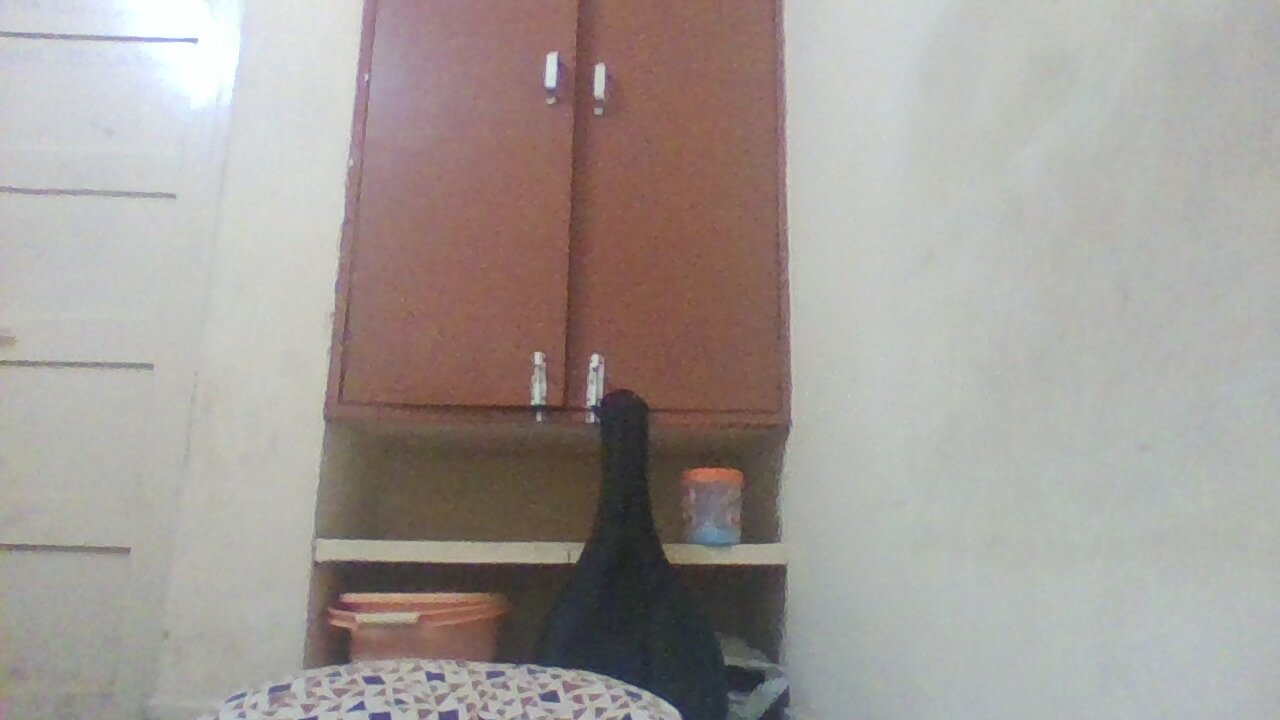
//> input picture hawkeye c++/avgsub/images/1.jpg, 1280 x 720 px
$ ./contour ../../avgsub/images/1.jpg   (built with g++ and OpenCV 4)
//> lines starting //> are read from the running program, lines starting //| are printed output that depends on the picture; after the words box and inside, x2 and y2 are one past the last pixel; in counts of white or black regions, pixels touching at a corner belong together
#include "opencv2/imgcodecs.hpp"
#include "opencv2/highgui/highgui.hpp"
#include "opencv2/imgproc/imgproc.hpp"
#include <iostream>
#include <stdio.h>
#include <stdlib.h>

using namespace cv;
using namespace std;

Mat src;
Mat src_gray;
int thresh = 100;
int max_thresh = 255;
RNG rng(12345);

int main(int argc, char** argv)
{
	src = imread(argv[1],0);
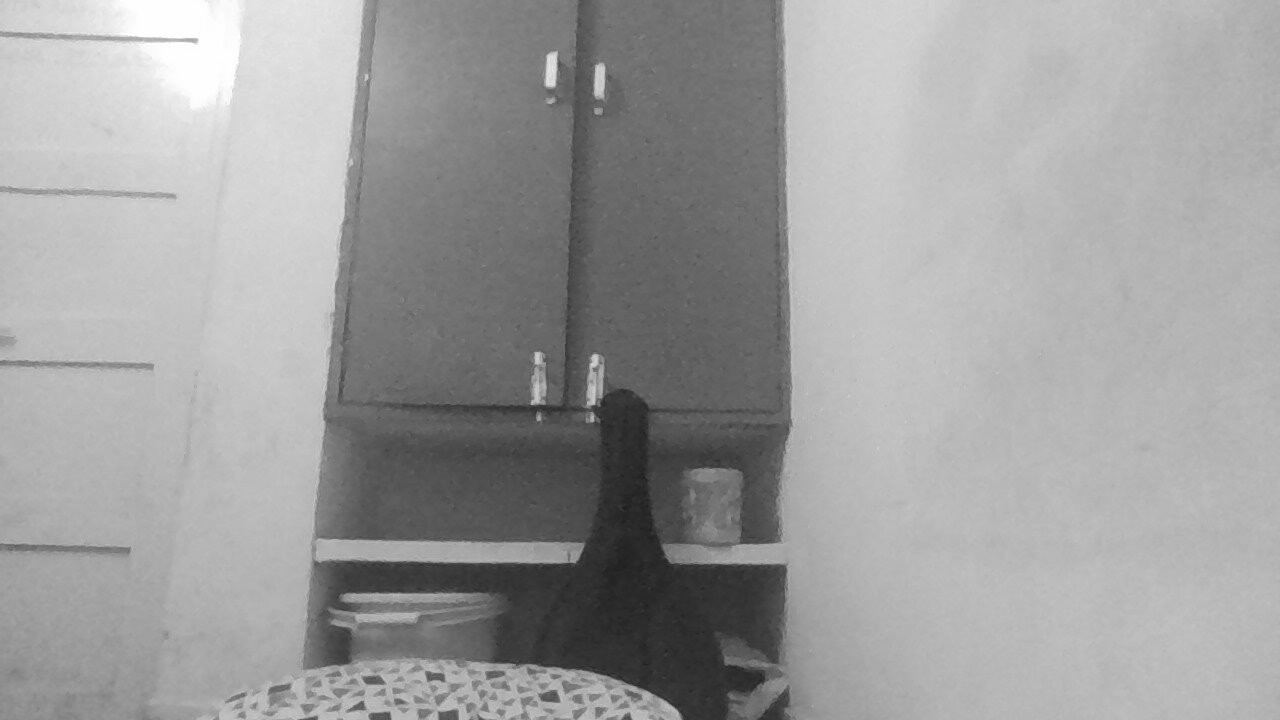
//> src: 720 rows x 1280 cols, CV_8UC1; min 28, max 255, mean 158


	Canny(src,src, 50, 150, 3);
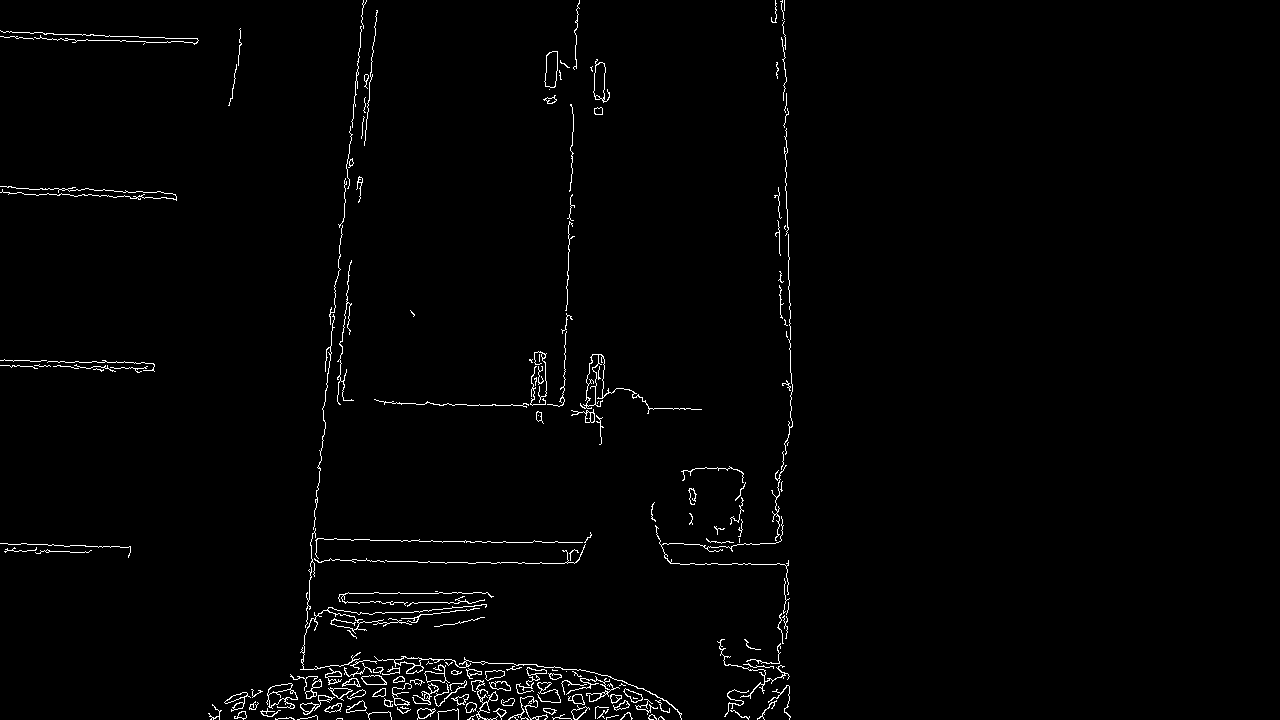
//> src: 720 rows x 1280 cols, CV_8UC1; 1.5% white in thin lines or dots, all inside (x1, y1, x2, y2) = (0, 0, 793, 720)
	imshow("src", src);
	vector<vector<Point> > contours;
	vector<Vec4i> hierarchy;
	findContours(src, contours, hierarchy, RETR_TREE, CHAIN_APPROX_SIMPLE, Point(0,0));
//> contours = 286 contours, 177 with area under 20; largest, box (x1, y1, x2, y2) and area: (266, 683, 298, 709) 434, (580, 354, 702, 414) 425, (586, 354, 599, 407) 375, (544, 51, 558, 88) 374, (544, 51, 558, 88) 368
	vector<RotatedRect> minRect(contours.size());
	vector<Point2f>center(contours.size());
	vector<float>radius(contours.size());
	for( size_t i = 0; i < contours.size(); i++)
	{
		if(contours[i].size() > 5)
			minRect[i] = fitEllipse(Mat(contours[i]));
		minEnclosingCircle(contours[i],center[i],radius[i]);
	}
//> after the loop, minRect = 286 RotatedRects (x, y, width, height, angle), first 8: [0, 0, 0, 0, 0], [339.2, 718.5, 0, 1, 0], [284.6, 718.9, 4.12, 17.63, 90.05], [661.3, 717.8, 3.89, 7.06, 81.56], [610.5, 716.8, 2.05, 13.32, 75.37], [470.5, 717.1, 1.32, 8.75, 55.4], [307.4, 717, 7.81, 19.4, 92.64], [651.7, 717.1, 5.62, 7.98, 110.9]; center = 286 Points (x, y), first 12: [472.5, 718.5], [339, 718.5], [284.5, 718.5], [661, 718.5], [612, 717], [470.5, 717], [307, 717.5], [652.1, 717.8], [561.5, 718], [625.9, 717.3], [378.5, 715.5], [239.8, 715]; radius = 286 values, max 156.7 at index 143, min 0.0001 at index 119, mean 14.69
	Mat drawing = Mat::zeros(src.size(),CV_8UC3);
	for( size_t i = 0; i < contours.size(); i++)
	{
		Scalar color = Scalar(rng.uniform(0,255),rng.uniform(0,255),rng.uniform(0,255));
		Size2f s = minRect[i].size;
		if(contours[i].size() > 5 && s.width/s.height > 0.7 && s.width/s.height < 1.4 && s.width > 3 && s.height > 3 && contourArea(contours[i])/(s.width*s.height) > 0.6 && contourArea(contours[i])/(s.width*s.height) < 0.8 && arcLength(contours[i],true)/(2*CV_PI*radius[i])>0.8 && arcLength(contours[i],true)/(2*CV_PI*radius[i]) < 1.2)
			drawContours(drawing, contours, (int)i, color, 2, 8, hierarchy, 0, Point());


	}
//> this loop made 286 passes
//> s on passes 1 to 3: Size(0, 0), Size(0, 1), Size(4.12, 17.63)
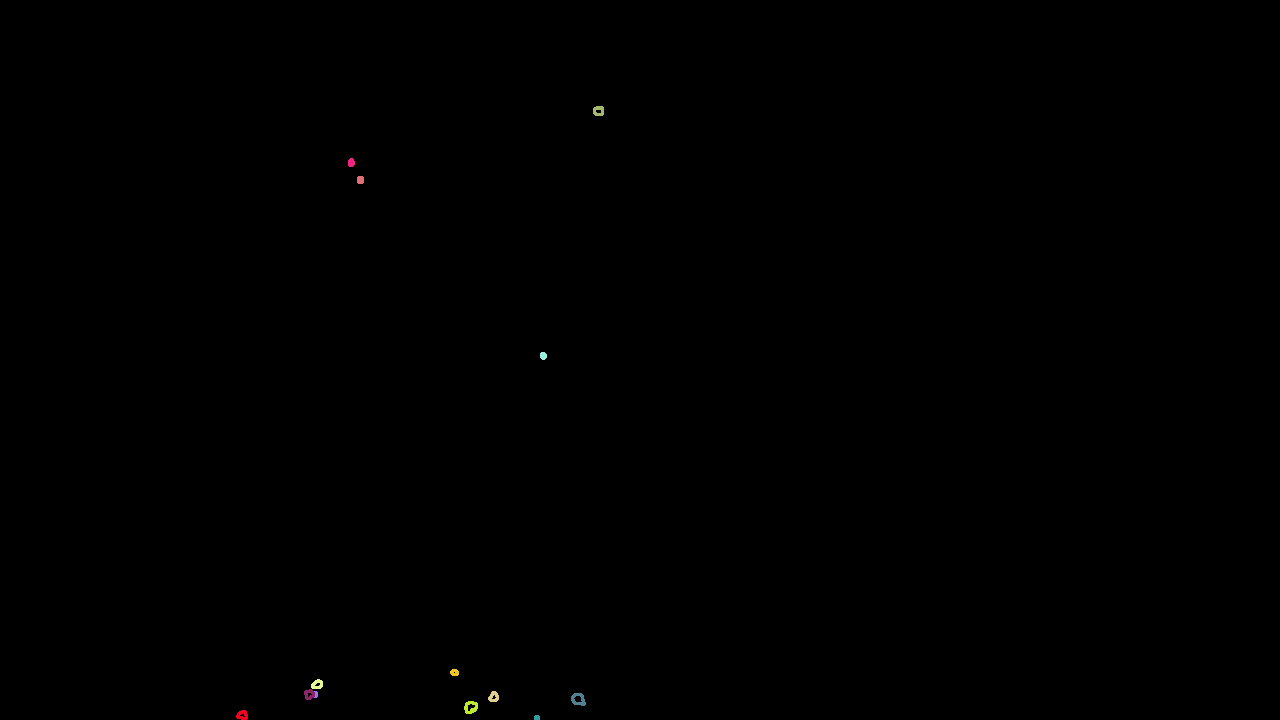
//> drawing: 720 rows x 1280 cols, CV_8UC3; mean B, G, R 0.1, 0.1, 0.2
	imshow("contours",drawing);
	waitKey(0);

}
